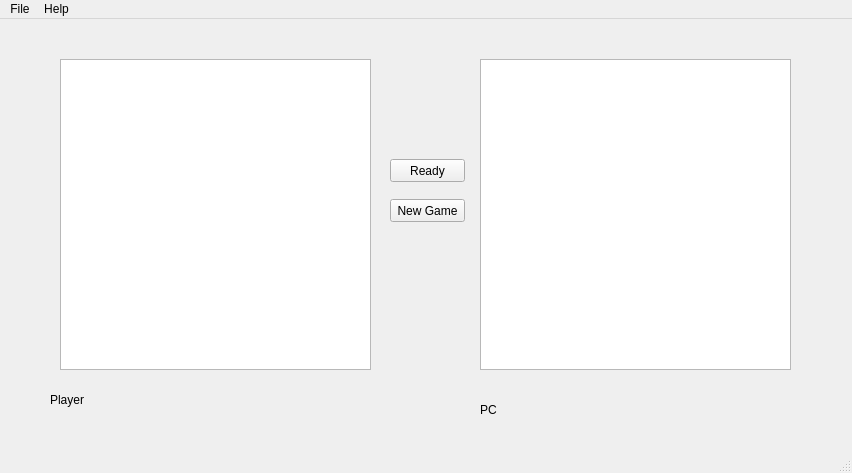
<?xml version="1.0" encoding="UTF-8"?>
<ui version="4.0">
 <class>MainWindow</class>
 <widget class="QMainWindow" name="MainWindow">
  <property name="geometry">
   <rect>
    <x>0</x>
    <y>0</y>
    <width>852</width>
    <height>473</height>
   </rect>
  </property>
  <property name="windowTitle">
   <string>Battleship</string>
  </property>
  <widget class="QWidget" name="centralwidget">
   <widget class="FieldView" name="fieldCurrentPlayer">
    <property name="geometry">
     <rect>
      <x>60</x>
      <y>40</y>
      <width>311</width>
      <height>311</height>
     </rect>
    </property>
   </widget>
   <widget class="FieldView" name="fieldOtherPlayer">
    <property name="geometry">
     <rect>
      <x>480</x>
      <y>40</y>
      <width>311</width>
      <height>311</height>
     </rect>
    </property>
   </widget>
   <widget class="QLabel" name="labelP1">
    <property name="geometry">
     <rect>
      <x>50</x>
      <y>360</y>
      <width>331</width>
      <height>41</height>
     </rect>
    </property>
    <property name="text">
     <string>Player</string>
    </property>
   </widget>
   <widget class="QLabel" name="labelP2">
    <property name="geometry">
     <rect>
      <x>480</x>
      <y>370</y>
      <width>311</width>
      <height>41</height>
     </rect>
    </property>
    <property name="text">
     <string>PC</string>
    </property>
   </widget>
   <widget class="QPushButton" name="readyButton">
    <property name="geometry">
     <rect>
      <x>390</x>
      <y>140</y>
      <width>75</width>
      <height>23</height>
     </rect>
    </property>
    <property name="styleSheet">
     <string notr="true"/>
    </property>
    <property name="text">
     <string>Ready</string>
    </property>
   </widget>
   <widget class="QPushButton" name="newGameButton">
    <property name="geometry">
     <rect>
      <x>390</x>
      <y>180</y>
      <width>75</width>
      <height>23</height>
     </rect>
    </property>
    <property name="text">
     <string>New Game</string>
    </property>
   </widget>
  </widget>
  <widget class="QMenuBar" name="menubar">
   <property name="geometry">
    <rect>
     <x>0</x>
     <y>0</y>
     <width>852</width>
     <height>21</height>
    </rect>
   </property>
   <widget class="QMenu" name="menuFile">
    <property name="title">
     <string>File</string>
    </property>
    <addaction name="actionNewGame"/>
    <addaction name="actionExit"/>
   </widget>
   <widget class="QMenu" name="menuAbout">
    <property name="title">
     <string>Help</string>
    </property>
    <addaction name="actionHelp"/>
   </widget>
   <addaction name="menuFile"/>
   <addaction name="menuAbout"/>
  </widget>
  <widget class="QStatusBar" name="statusbar"/>
  <action name="actionNewGame">
   <property name="text">
    <string>New Game</string>
   </property>
  </action>
  <action name="actionExit">
   <property name="text">
    <string>Exit</string>
   </property>
  </action>
  <action name="actionHelp">
   <property name="text">
    <string>Help</string>
   </property>
  </action>
 </widget>
 <customwidgets>
  <customwidget>
   <class>FieldView</class>
   <extends>QGraphicsView</extends>
   <header>fieldview.h</header>
  </customwidget>
 </customwidgets>
 <resources/>
 <connections/>
</ui>
